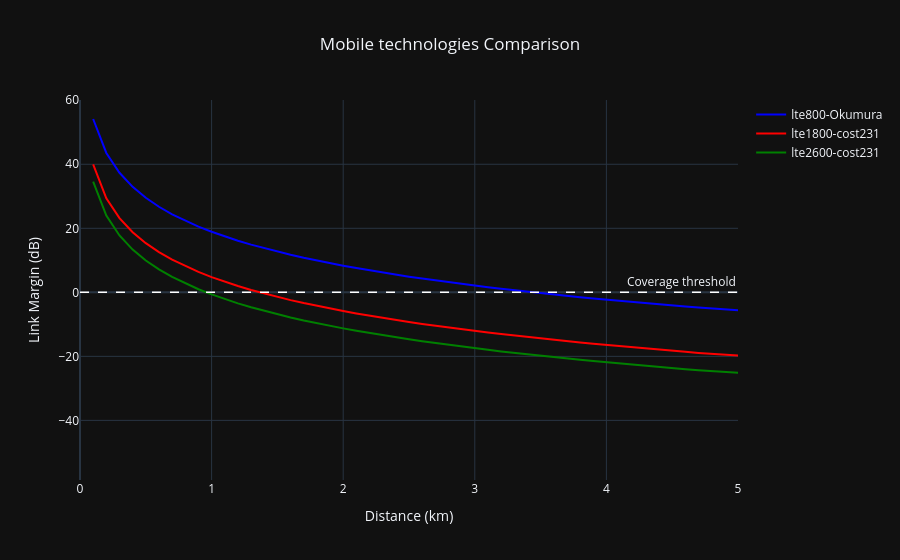

Write notebook code for a chart like this one.
### Markdown cell above
### Frequency-Coverage Trade-off in Mobile Networks

| Band | Frequency | Model | Valid |
|------|-----------|-------|-------|
| LTE800 | 800 MHz | Okumura-Hata | ✓ |
| LTE1800 | 1800 MHz | COST231 | ✓ |
| LTE2600 | 2600 MHz | COST231 | ⚠️ Outside range |

In real network deployments, operators combine multiple frequency bands:
low bands for coverage and high bands for capacity in dense areas.

### Code cell
print_coverage(lte800_Okumura.name,value0_lte800_Okumura,distance)
print_coverage(lte1800_Cost231.name,value0_lte1800_cost231,distance)
print_coverage(lte2600_Cost231.name,value0_lte2600_cost231,distance)

fig = go.Figure()

fig.add_trace(go.Scatter(x=distance, y=margin_lte800_Okumura, name="lte800-Okumura", line=dict(color="blue")))

fig.add_trace(go.Scatter(x=distance, y=margin_lte1800_cost231, name="lte1800-cost231", line=dict(color="red")))

fig.add_trace(go.Scatter(x=distance, y=margin_lte2600_cost231, name="lte2600-cost231", line=dict(color="green")))

fig.add_hline(
    y=0,
    line=dict(color='white', width=1.5, dash='dash'),
    annotation_text='Coverage threshold',
    annotation_position='top right'
)


fig.update_layout(
    template='plotly_dark',
    title=dict(text ='Mobile technologies Comparison', x=0.5),
    xaxis=dict(range=[0, 5]), xaxis_title='Distance (km)',
    yaxis_title='Link Margin (dB)',

)

### Figure 1 — Plotly figure (JSON) as saved in the notebook; plotly's stock layout.template omitted (floating-point values rounded to 4 significant figures; data arrays with more than 128 entries replaced by an {"elided": "..."} marker saying what was removed)
{"data": [{"line": {"color": "blue"}, "name": "lte800-Okumura", "x": {"elided": "300 float values"}, "y": {"elided": "300 float values"}, "type": "scatter"}, {"line": {"color": "red"}, "name": "lte1800-cost231", "x": {"elided": "300 float values"}, "y": {"elided": "300 float values"}, "type": "scatter"}, {"line": {"color": "green"}, "name": "lte2600-cost231", "x": {"elided": "300 float values"}, "y": {"elided": "300 float values"}, "type": "scatter"}], "layout": {"shapes": [{"line": {"color": "white", "dash": "dash", "width": 1.5}, "type": "line", "x0": 0, "x1": 1, "xref": "x domain", "y0": 0, "y1": 0, "yref": "y"}], "annotations": [{"showarrow": false, "text": "Coverage threshold", "x": 1, "xanchor": "right", "xref": "x domain", "y": 0, "yanchor": "bottom", "yref": "y"}], "title": {"text": "Mobile technologies Comparison", "x": 0.5}, "xaxis": {"range": [0, 5], "title": {"text": "Distance (km)"}}, "yaxis": {"title": {"text": "Link Margin (dB)"}}}}
